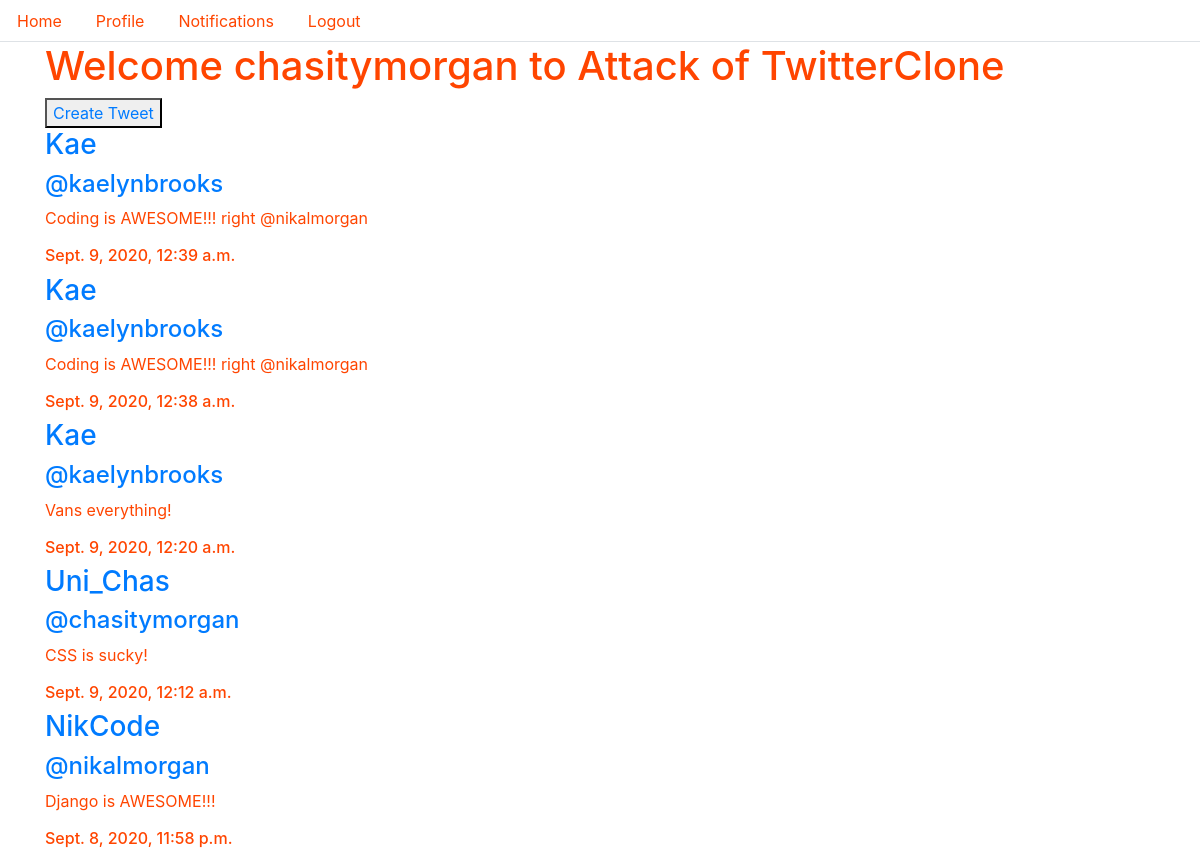
Page /home/ (signed in) on the committed database.
### twitteruser/models.py (models this page shows, shortened)
class TwitterUser(AbstractUser):
    display_name = models.CharField(max_length=120, blank=True, null=True)
    followers = models.ManyToManyField('self', symmetrical=False, blank=True)
    REQUIRED_FIELDS = ['display_name', 'first_name', 'last_name', 'email']

### tweet/models.py (models this page shows, shortened)
class Tweet(models.Model):
    body = models.CharField(max_length=140)
    madeBy = models.ForeignKey(TwitterUser, on_delete=models.CASCADE)
    date = models.DateTimeField(default=timezone.now)

### twitteruser/views.py (the view)
# urls.py: path('home/', twitteruserviews.user_home_view, name='userhomepage'),
@login_required
def user_home_view(request):
    tweets = Tweet.objects.all().order_by('-date')
    return render(request, 'index.html', {"tweets": tweets})

### templates/index.html (shortened to what this page needs)
<!DOCTYPE html>
<html lang="en">
<head>
    <link rel="stylesheet" href="https://stackpath.bootstrapcdn.com/bootstrap/4.5.1/css/bootstrap.min.css"
>
</head>
<body>
    <ul class="nav nav-tabs" style="color: orangered;">
        {% if request.user.is_authenticated %}
        <li class="nav-item">
            <a class="nav-link {{index}}" href="/home/" style="color: orangered;">Home</a>
        </li>
        <li class="nav-item">
            <a class="nav-link" href="/profile/{{request.user.username}}/" style="color: orangered;">Profile</a>
        </li>
        <li class="nav-item">
            <a class="nav-link" href="/notification/" style="color: orangered;">Notifications</a>
        </li>
        <li class="nav-item">
            <a class="nav-link " href="/logout/" style="color: orangered;">Logout</a>
        </li>
        {% endif %}
    </ul>
    <div class="container" style="color: orangered;">
        {% if request.user.is_authenticated %}
        <h1>Welcome {{request.user.username}} to Attack of TwitterClone</h1>
        {% else %}
        <h1>Welcome to Attack of TwitterClone</h1>
        {% endif %}
        <div>
            <button><a href="/tweet/">Create Tweet</a></button>
        </div>
        <div>
            {% for tweet in tweets%}
            <div>
                <h3><a href="/profile/{{ tweet.madeBy.username}}/">{{ tweet.madeBy.display_name}}</a></h3>
                <h4><a href="/profile/{{ tweet.madeBy.username}}/">@{{ tweet.madeBy.username}}</a></h4>
                <p>{{ tweet.body}}</p>
                <h6>{{ tweet.date}}</h6>
            </div>
            {% endfor %}
        </div>
    </div>
</body>
</html>

### rows in the picture
TwitterUser: user.username "chasitymorgan"
Tweet: madeBy.display_name "Kae", madeBy.username "kaelynbrooks", body "Coding is AWESOME!!! right @nikalmorgan", date "Sept. 9, 2020, 12:39 a.m."
Tweet: madeBy.display_name "Kae", madeBy.username "kaelynbrooks", body "Coding is AWESOME!!! right @nikalmorgan", date "Sept. 9, 2020, 12:38 a.m."
Tweet: madeBy.display_name "Kae", madeBy.username "kaelynbrooks", body "Vans everything!", date "Sept. 9, 2020, 12:20 a.m."
Tweet: madeBy.display_name "Uni_Chas", madeBy.username "chasitymorgan", body "CSS is sucky!", date "Sept. 9, 2020, 12:12 a.m."
Tweet: madeBy.display_name "NikCode", madeBy.username "nikalmorgan", body "Django is AWESOME!!!", date "Sept. 8, 2020, 11:58 p.m."
